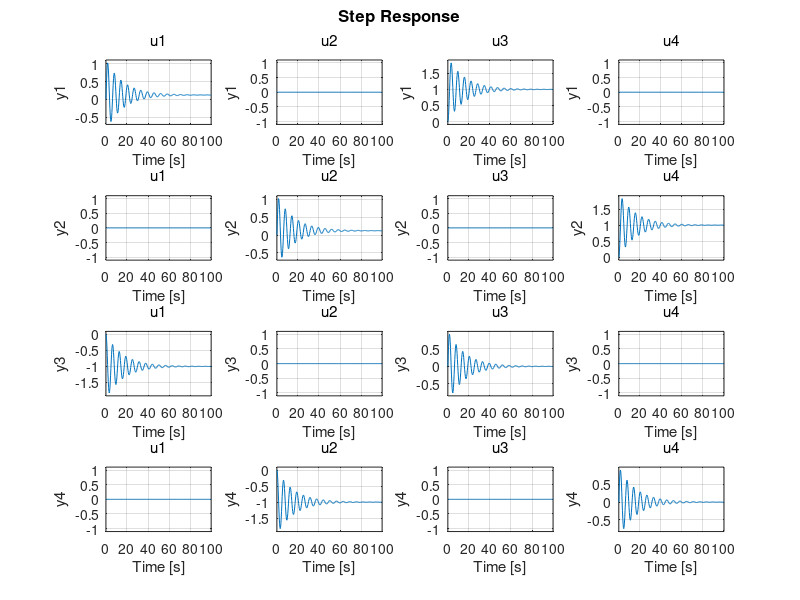

Source code (MATLAB):
%test script for control analysis
clc; clear; close all;
I=4;
leverArm=0.1; %%cp-cg, center of pressure-center of gravity
CNa=37*pi/180;

density=1;
v=150; 
A=0.25*pi*(6*25.4)^2;

C1=14;
C2=-CNa*(leverArm^2)*(0.5*density*v)/I;
A=[0 0 1 0; 0 0 0 1; C1 0 C2 0; 0 C1 0 C2]; 
K=[0.6 0 0 0; 0 0.6 0 0; 0 0 10 0; 0 0 10 0]; 
E=[0 0 0 0; 0 0 0 0; 25 0 0 0; 0 25 0 0]; 

leverArmMotor=0.25;
Thrust=98;%N


C3=Thrust*leverArmMotor;

td=1.56/1.44/2;
%B=[0 0 0 0; 0 0 0 0; C3 0 td 0; 0 C3 0 td];
C=eye(4,4);
D=zeros(4,4);
B=eye(4,4);
sensorNoise=[0.01;0.01;0.05;0.05];
sensorNoiseMatrix=sensorNoise*transpose(sensorNoise);



sys=ss(A-E*K,B,C,D);
pole(sys)
step(sys)
